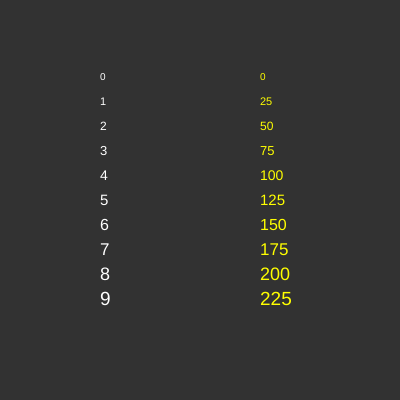
Frame 1 (no input)
Frame 60 (no input): identical to frame 1, image omitted
Frame 120 (the mouse pressed at the canvas centre since frame 60): identical to frame 1, image omitted

The p5.js sketch that drew this single still picture (run headless with seeded random() and noise() and a simulated clock; from frame 60 on, the mouse is pressed at the canvas centre):

// p5.js sketch
// ── sketch.js
function setup() {
  createCanvas(400, 400);
  background(50);
  
  var howManyTimes = 10;

  // left
  fill(255);
  var posX = 100;
  var posY; // we will change this value in forLoop
  
  for (var i = 0; i < howManyTimes; i++) {
    textSize(10+i);
    var posY = 80 + i * 25;
    text(i, posX, posY);
  }
  
  // right
  fill(255,255,0);
  var posX = 260;
  var posY; // we will change this value in forLoop
  
  for (var i = 0; i < howManyTimes*25; i+=25) {
    textSize(10+i/25);
    posY = 80 + i;
    text(i, posX, posY);
  }
}

function draw() {

}
